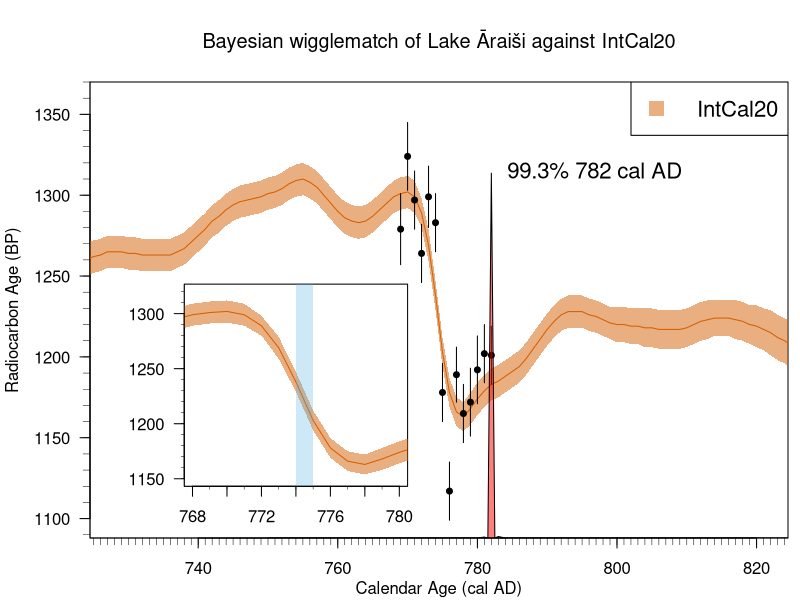

This chart was generated by the following R code:
# Perform a Bayesian wiggle-match of Lake Araisi timber fortress
# against IntCal20 curve

oldpar <- par(no.readonly = TRUE)

# Plotting parameters
cex_lab <- 1
y_lab_line <- 3.2
label_adj <- -1
dens_plot_scale <- 0.8 # How far up you want the density plot to go

AD <- TRUE
MookConvention <- TRUE
set.seed(17)

Mult_SigmaInterval <- 1 # Do we want 1 sigma or two sigma

# Wiggle matching Araisi Lake Fortress over a MiyakeCal curve
MiyakeCal <- read.csv("CalibrationCurves/intcal20.csv", header = TRUE)
names(MiyakeCal) <- c("calage", "c14age", "c14sig", "NA1", "NA2")
MiyakeCal$C14Upper <- MiyakeCal$c14age + Mult_SigmaInterval * MiyakeCal$c14sig
MiyakeCal$C14Lower <- MiyakeCal$c14age - Mult_SigmaInterval * MiyakeCal$c14sig
MiyakeCal$AD <- (1950 - MiyakeCal$calage) 

# Calibrate vs MiyakeCal
calcurve <- MiyakeCal 

# Read in Araisi data (from Meadows paper)
wiggle_data <- read.csv("AraisiData/AraisiWiggleMatch.csv")

# Now create a function which calibrates multiple samples in a wiggle match
# Arguments:
# t - the age you want to test
# calgaps - the known claendar age gaps
# y - vector of c14ages
# er - observcational uncertainty
# calcurve - the calibration curve
Miyakecalibwiggle <- function(t, y, er, calgaps, calcurve) {
  # Find approx value of calcurve at
  wiggle_calages <- t + calgaps # ages of all samples
  wiggle_mean <- approx(calcurve[,1], calcurve[,2], xout = wiggle_calages, rule = 2)$y
  wiggle_sd <- approx(calcurve[,1], calcurve[,3], wiggle_calages, rule = 2)$y
  prod(dnorm(y, mean = wiggle_mean, sd = sqrt(er^2 + wiggle_sd^2)))                    
} 

fromto <- seq(1100, 1200, by = 1)
ntheta <-length(fromto)
probs <- rep(NA, ntheta)
for(i in 1:ntheta) {
  probs[i] <- Miyakecalibwiggle(t = fromto[i], 
                                y = wiggle_data$c14_age, 
                                er = wiggle_data$c14_sig,
                                calgaps = wiggle_data$gaps,
                                calcurve = MiyakeCal)
}


# Normalise the posterior probabilities
probs <- probs/sum(probs)
maxcalprob <- max(probs)

# Check we get annual precision (i.e., greater than 95% posterior probability in a single year)
probs[(which.max(probs) - 2):(which.max(probs) + 2)]
(max_cal_age_prob <- max(probs)) # In this case 99.3%
(max_cal_age_fit <- 1950 - fromto[which.max(probs)]) # In this case 782 cal AD

# Now make the plot
Miyake <- 1950 - 774.5
ylimplot <- c(1088, 1370)
xlimplot <- 774.5 + c(-50,50)


par(mar = c(3, 4.4, 4, 0.5) + 0.1)
plot(MiyakeCal$AD, MiyakeCal$c14age,
     xlab = "", ylab = "", 
     main = expression("Bayesian wigglematch of Lake Āraiši against IntCal20"),
     las = 1,  cex.lab = 1.3,
     xaxs="i", yaxs = "i", 
     type = "n",
     ylim=ylimplot , xlim = xlimplot)

mtext(text="Calendar Age (cal AD)", side=1, line=2, cex = cex_lab)
mtext(text = expression(paste("Radiocarbon Age (BP)")), 
      side = 2, line = y_lab_line, cex = cex_lab)

xtick<-seq(700, 900, by=1)
ytick<-seq(1000, 1400, by=10)
axis(side=1, at=xtick, labels = FALSE, lwd = 0.5, tck = -0.015)
axis(side=2, at=ytick, labels = FALSE, lwd = 0.5, tck = -0.015)


lines(MiyakeCal$AD, MiyakeCal$c14age, col = rgb(213,94,0, max = 255))
polygon(c(MiyakeCal$AD, rev(MiyakeCal$AD)), 
        c(MiyakeCal$C14Upper, rev(MiyakeCal$C14Lower)), 
        col = rgb(213,94,0, max = 255, alpha = 127), border=NA)
     

# Plot observations at their optimal locations
post_cal_ages_AD <- 1950 - (fromto[which.max(probs)] + wiggle_data$gaps)
points(post_cal_ages_AD, wiggle_data$c14_age,  pch = 19, cex = 0.8)
segments(x0 = post_cal_ages_AD, 
         y0 = wiggle_data$c14_age + Mult_SigmaInterval *wiggle_data$c14_sig,
         y1 = wiggle_data$c14_age - Mult_SigmaInterval *wiggle_data$c14_sig)



# Create a histogram of the calibrated ages
pol <- cbind(fromto, probs)

# Manually adjust as it interpolates from adjacent years 
# This falsely suggests some probability in those years too
max_index <- which.max(probs)
pol <- rbind(c(min(fromto), 0),
             pol[1:(max_index - 1),],
             c(pol[max_index,1] - 0.5, 0),
             pol[max_index,], 
             c(pol[max_index,1] + 0.5, 0),
             pol[(max_index+1):(dim(pol)[1]),], 
             c(max(fromto), 0))


if(AD) {
  polBC <- pol
  polBC[,1] <- (1950 - polBC[,1])
  pol <- polBC
}
pol[,1] <- pol[,1]
# Rescale to fit on the graph
pol[,2] <- pol[,2] * dens_plot_scale * (ylimplot[2] - ylimplot[1]) / maxcalprob
pol[,2] <- pol[,2] + ylimplot[1]
polygon(pol, col = rgb(1,0,0,.5))

legend("topright", legend = c("IntCal20"), 
       lty = c(-1), pch = c(15), lwd = 2,
       col = rgb(213,94,0, max = 255, alpha = 127), cex = 4/3, pt.cex = 2)

text(x = 782, y = max(pol[,2]), 
     labels = " 99.3% 782 cal AD", 
     cex = 4/3, pos = 4)


# Create inset plot showing zoomed in AD 774 Miyake period
# Adjust plot to create subplot 
u <- c(738, 770, 1120, 1245)
v <- c(
  grconvertX(u[1:2], "user", "ndc"),
  grconvertY(u[3:4], "user", "ndc")
)
par(fig=v, new=TRUE, mar=c(0,0,0,0) )

plot(MiyakeCal$AD, MiyakeCal$c14age,
     type = "l",
     col = rgb(213,94,0, max = 255),
     las = 1,
     xlim = c(768, 780), 
     ylim = c(1150, 1320))
polygon(c(MiyakeCal$AD, rev(MiyakeCal$AD)), 
        c(MiyakeCal$C14Upper, rev(MiyakeCal$C14Lower)), 
        col = rgb(213,94,0, max = 255, alpha = 127), border=NA)
xtick<-seq(700, 900, by=1)
ytick<-seq(1000, 1400, by=10)
axis(side=1, at=xtick, labels = FALSE, lwd = 0.5, tck = -0.015)
axis(side=2, at=ytick, labels = FALSE, lwd = 0.5, tck = -0.015)
  
# Put on shading in background for 774 AD
tempcal <- c(774,775) 
tempx <- c(tempcal, rev(tempcal))
tempy <- rep(par("usr")[3:4], c(2,2))
polygon(tempx, tempy, 
        border = NA,
        col = rgb(86, 180, 233, max = 255, alpha = 75))

# Revert to old par
par(oldpar)





